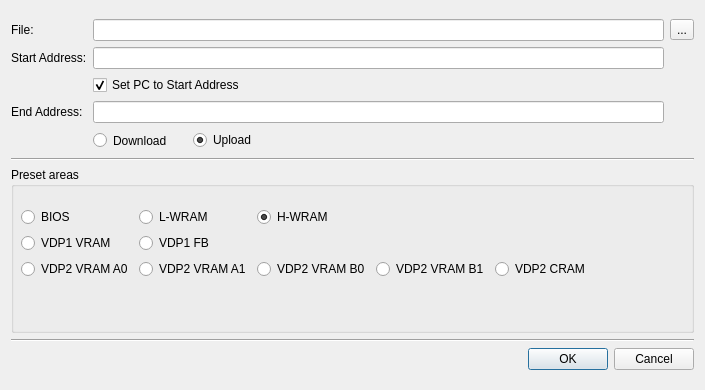
<?xml version="1.0" encoding="UTF-8"?>
<ui version="4.0">
 <class>UIMemoryTransfer</class>
 <widget class="QDialog" name="UIMemoryTransfer">
  <property name="geometry">
   <rect>
    <x>0</x>
    <y>0</y>
    <width>703</width>
    <height>390</height>
   </rect>
  </property>
  <property name="windowTitle">
   <string>Memory Transfer</string>
  </property>
  <layout class="QVBoxLayout" name="verticalLayout_2">
   <item>
    <layout class="QVBoxLayout" name="verticalLayout">
     <item>
      <layout class="QGridLayout" name="gridLayout">
       <item row="1" column="2">
        <widget class="QLineEdit" name="leStartAddress"/>
       </item>
       <item row="2" column="2">
        <widget class="QCheckBox" name="cbPC">
         <property name="text">
          <string>Set PC to Start Address</string>
         </property>
         <property name="checked">
          <bool>true</bool>
         </property>
        </widget>
       </item>
       <item row="1" column="0">
        <widget class="QLabel" name="label_2">
         <property name="text">
          <string>Start Address:</string>
         </property>
        </widget>
       </item>
       <item row="0" column="0">
        <widget class="QLabel" name="label">
         <property name="text">
          <string>File:</string>
         </property>
        </widget>
       </item>
       <item row="0" column="3">
        <widget class="QToolButton" name="tbBrowse">
         <property name="text">
          <string>...</string>
         </property>
        </widget>
       </item>
       <item row="3" column="0">
        <widget class="QLabel" name="label_3">
         <property name="text">
          <string>End Address:</string>
         </property>
        </widget>
       </item>
       <item row="0" column="2">
        <widget class="QLineEdit" name="leFile"/>
       </item>
       <item row="3" column="2">
        <widget class="QLineEdit" name="leEndAddress"/>
       </item>
       <item row="4" column="2">
        <layout class="QHBoxLayout" name="verticalLayout_3">
         <property name="spacing">
          <number>0</number>
         </property>
         <item>
          <widget class="QRadioButton" name="rbDownload">
           <property name="minimumSize">
            <size>
             <width>100</width>
             <height>23</height>
            </size>
           </property>
           <property name="maximumSize">
            <size>
             <width>100</width>
             <height>16777215</height>
            </size>
           </property>
           <property name="text">
            <string>Download</string>
           </property>
           <property name="checked">
            <bool>false</bool>
           </property>
          </widget>
         </item>
         <item>
          <widget class="QRadioButton" name="rbUpload">
           <property name="text">
            <string>Upload</string>
           </property>
           <property name="checked">
            <bool>true</bool>
           </property>
          </widget>
         </item>
        </layout>
       </item>
      </layout>
     </item>
     <item>
      <widget class="Line" name="line_2">
       <property name="orientation">
        <enum>Qt::Horizontal</enum>
       </property>
      </widget>
     </item>
     <item>
      <widget class="QGroupBox" name="groupBox">
       <property name="minimumSize">
        <size>
         <width>683</width>
         <height>166</height>
        </size>
       </property>
       <property name="maximumSize">
        <size>
         <width>683</width>
         <height>166</height>
        </size>
       </property>
       <property name="title">
        <string>Preset areas</string>
       </property>
       <property name="checkable">
        <bool>false</bool>
       </property>
       <widget class="QWidget" name="">
        <property name="geometry">
         <rect>
          <x>10</x>
          <y>40</y>
          <width>696</width>
          <height>114</height>
         </rect>
        </property>
        <layout class="QGridLayout" name="gridLayout_2">
         <property name="sizeConstraint">
          <enum>QLayout::SetFixedSize</enum>
         </property>
         <item row="2" column="1">
          <widget class="QRadioButton" name="rbAreaVDP1FB">
           <property name="text">
            <string>VDP1 FB</string>
           </property>
           <property name="autoExclusive">
            <bool>true</bool>
           </property>
          </widget>
         </item>
         <item row="3" column="2">
          <widget class="QRadioButton" name="rbAreaVDP2VRAMBankB0">
           <property name="text">
            <string>VDP2 VRAM B0</string>
           </property>
           <property name="autoExclusive">
            <bool>true</bool>
           </property>
          </widget>
         </item>
         <item row="1" column="1">
          <widget class="QRadioButton" name="rbAreaLWRAM">
           <property name="text">
            <string>L-WRAM</string>
           </property>
           <property name="autoExclusive">
            <bool>true</bool>
           </property>
          </widget>
         </item>
         <item row="3" column="4">
          <widget class="QRadioButton" name="rbAreaVDP2CRAM">
           <property name="text">
            <string>VDP2 CRAM</string>
           </property>
           <property name="autoExclusive">
            <bool>true</bool>
           </property>
          </widget>
         </item>
         <item row="3" column="1">
          <widget class="QRadioButton" name="rbAreaVDP2VRAMBankA1">
           <property name="text">
            <string>VDP2 VRAM A1</string>
           </property>
           <property name="autoExclusive">
            <bool>true</bool>
           </property>
          </widget>
         </item>
         <item row="2" column="0">
          <widget class="QRadioButton" name="rbAreaVDP1VRAM">
           <property name="text">
            <string>VDP1 VRAM</string>
           </property>
           <property name="autoExclusive">
            <bool>true</bool>
           </property>
          </widget>
         </item>
         <item row="3" column="0">
          <widget class="QRadioButton" name="rbAreaVDP2VRAMBankA0">
           <property name="text">
            <string>VDP2 VRAM A0</string>
           </property>
           <property name="autoExclusive">
            <bool>true</bool>
           </property>
          </widget>
         </item>
         <item row="3" column="3">
          <widget class="QRadioButton" name="rbAreaVDP2VRAMBankB1">
           <property name="text">
            <string>VDP2 VRAM B1</string>
           </property>
           <property name="autoExclusive">
            <bool>true</bool>
           </property>
          </widget>
         </item>
         <item row="1" column="2">
          <widget class="QRadioButton" name="rbAreaHWRAM">
           <property name="text">
            <string>H-WRAM</string>
           </property>
           <property name="checked">
            <bool>true</bool>
           </property>
           <property name="autoExclusive">
            <bool>true</bool>
           </property>
          </widget>
         </item>
         <item row="1" column="0">
          <widget class="QRadioButton" name="rbAreaBIOS">
           <property name="text">
            <string>BIOS</string>
           </property>
           <property name="autoExclusive">
            <bool>true</bool>
           </property>
          </widget>
         </item>
        </layout>
       </widget>
      </widget>
     </item>
     <item>
      <widget class="Line" name="line_3">
       <property name="orientation">
        <enum>Qt::Horizontal</enum>
       </property>
      </widget>
     </item>
     <item>
      <widget class="QDialogButtonBox" name="dbbButtons">
       <property name="standardButtons">
        <set>QDialogButtonBox::Cancel|QDialogButtonBox::Ok</set>
       </property>
      </widget>
     </item>
    </layout>
   </item>
  </layout>
 </widget>
 <resources/>
 <connections>
  <connection>
   <sender>dbbButtons</sender>
   <signal>accepted()</signal>
   <receiver>UIMemoryTransfer</receiver>
   <slot>accept()</slot>
   <hints>
    <hint type="sourcelabel">
     <x>383</x>
     <y>305</y>
    </hint>
    <hint type="destinationlabel">
     <x>383</x>
     <y>403</y>
    </hint>
   </hints>
  </connection>
  <connection>
   <sender>dbbButtons</sender>
   <signal>rejected()</signal>
   <receiver>UIMemoryTransfer</receiver>
   <slot>reject()</slot>
   <hints>
    <hint type="sourcelabel">
     <x>477</x>
     <y>305</y>
    </hint>
    <hint type="destinationlabel">
     <x>453</x>
     <y>352</y>
    </hint>
   </hints>
  </connection>
 </connections>
</ui>
